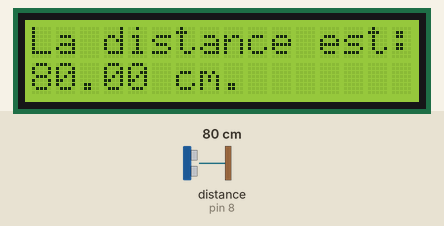
Bench run of a sketch on a simulated Arduino Uno, built with avr-gcc and run on an emulated ATmega328P. Shown: 16×2 character LCD. The inputs (shaded band) are chosen by the test bench; at power-on: distance to the obstacle (sensor on pin 8) 80 cm. The echo pulse lasts 58.3 µs per cm.

Above: at 1.2 s.
1.3 s: distance to the obstacle (sensor on pin 8) set to 2 cm
At 3.0 s:
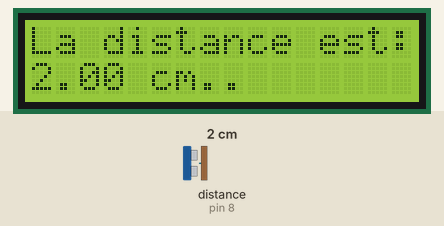
3.6 s: distance to the obstacle (sensor on pin 8) set to 4 cm
At 5.2 s:
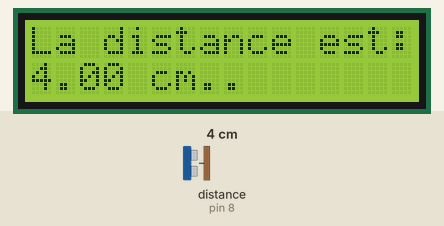
5.7 s: distance to the obstacle (sensor on pin 8) set to 9 cm
At 7.4 s:
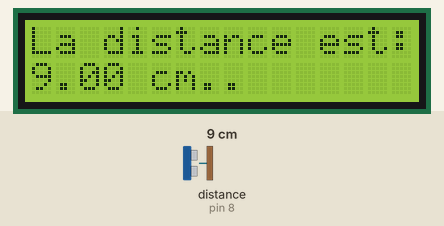
Timing chart, 0 to 8.9 s (numbered marks = the images above; inputs shaded):
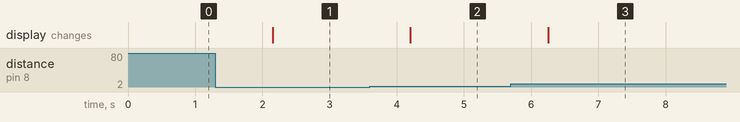

The sketch:

HCSR04_Distance_affich_e.ino
```cpp
#include <HCSR04.h>
#include <Wire.h>
#include <LiquidCrystal_I2C.h>

LiquidCrystal_I2C lcd(0x27,16,2);  // set the LCD address to 0x27 for a 16 chars and 2 line display


HCSR04 hc(7,8);//initialisation class HCSR04 (trig pin , echo pin)

void setup()
{
  lcd.init();                      // initialize the lcd
  lcd.backlight();
 }

void loop()
{
  lcd.backlight();
  lcd.setCursor(0,0);
  lcd.print("La distance est:");
  lcd.setCursor(0,1);
  lcd.print(hc.dist());
  lcd.print(" cm.");
  delay(1000);
}
```

Measured:
- after the input at 1.3 s, the display: changes after 0.85 s (image 1)
- after the input at 3.6 s, the display: changes after 0.60 s (image 2)
- after the input at 5.7 s, the display: changes after 0.56 s (image 3)
